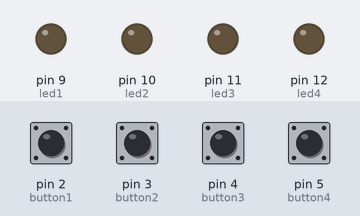
Simulated run of this sketch. Board: Arduino Uno, built with avr-gcc and run on an emulated ATmega328P. On the bench: output pins drawn as LEDs (lit = HIGH). Inputs (shaded band) come from the test bench; at power-on: pin 2 (button1), pin 3 (button2), pin 4 (button3), pin 5 (button4) HIGH.

Above: at 1.2 s.
1.3 s: pin 2 (button1) pulled LOW for 0.15 s
At 1.37 s:
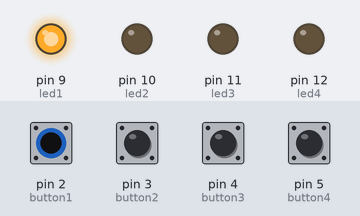
2.9 s: pin 3 (button2) pulled LOW for 0.15 s
At 2.97 s:
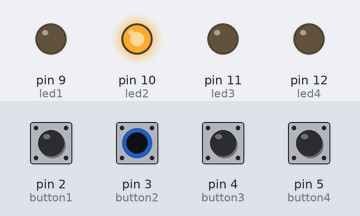
4.5 s: pin 4 (button3) pulled LOW for 0.15 s
At 4.57 s:
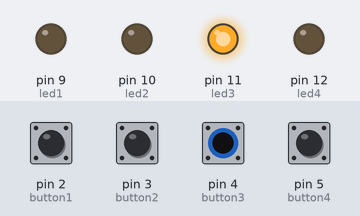
6.1 s: pin 5 (button4) pulled LOW for 0.15 s
At 6.17 s:
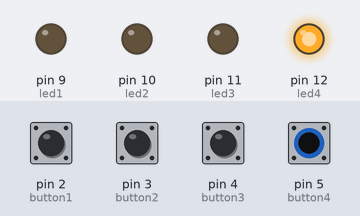
7.7 s: pin 2 (button1) driven LOW and pin 3 (button2) driven LOW
At 8.8 s:
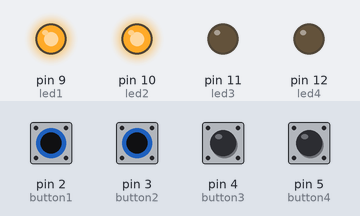
9.2 s: pin 4 (button3) pulled LOW for 1 s
At 10.0 s:
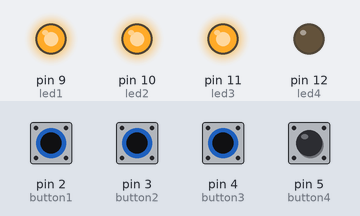
Timing chart, 0 to 12.2 s (numbered marks = the images above; inputs shaded):
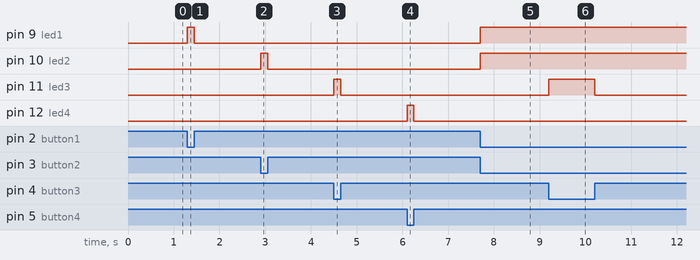

The sketch:

incredible_gogo1.ino
```cpp
int button1 =2;
int button2 =3;
int button3 =4;
int button4 =5;
int led1 =9;
int led2 =10;
int led3 =11;
int led4 =12;


void setup()
{
  pinMode(button1,INPUT_PULLUP);
  pinMode(button2,INPUT_PULLUP);
  pinMode(button3,INPUT_PULLUP);
  pinMode(button4,INPUT_PULLUP);
  pinMode(led1,OUTPUT);
  pinMode(led2,OUTPUT);
  pinMode(led3,OUTPUT);
  pinMode(led4,OUTPUT);
}
void loop()
{
  int state1;
  int state2;
  int state3;
  int state4;
  state1 = digitalRead(button1);
  state2 = digitalRead(button2);
  state3 = digitalRead(button3);
  state4 = digitalRead(button4);
  if(state1==0)
  {
    digitalWrite(led1,HIGH);
  }
  else
  {
    digitalWrite(led1,LOW);
  }
  if(state2==0)
  {
    digitalWrite(led2,HIGH);
  }
  else
  {
    digitalWrite(led2,LOW);
  }
 if(state3==0)
  {
    digitalWrite(led3,HIGH);
  }
  else
  {
    digitalWrite(led3,LOW);
  }
   if(state4==0)
  {
    digitalWrite(led4,HIGH);
  }
  else
  {
    digitalWrite(led4,LOW);
  }
}
```

Measured:
- after the input at 1.3 s, pin 9 (led1): LOW → HIGH at once, → LOW 0.15 s later
- after the input at 2.9 s, pin 10 (led2): LOW → HIGH at once, → LOW 0.15 s later
- after the input at 4.5 s, pin 11 (led3): LOW → HIGH at once, → LOW 0.15 s later
- after the input at 6.1 s, pin 12 (led4): LOW → HIGH at once, → LOW 0.15 s later
- after the input at 7.7 s, pin 9 (led1), pin 10 (led2): LOW → HIGH at once
- after the input at 9.2 s, pin 11 (led3): LOW → HIGH at once, → LOW 1.0 s later
